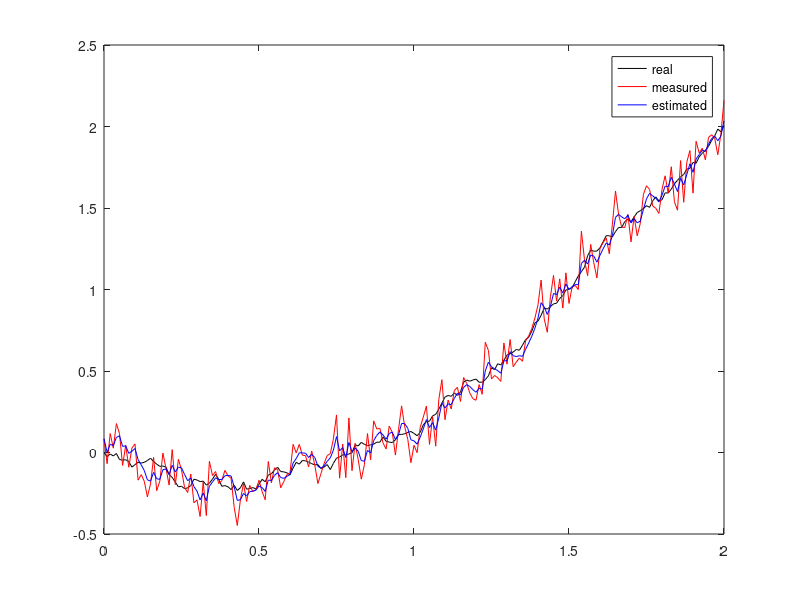

Recreate this plot in MATLAB.
clear all; clc; clf;

% Simulation Parameters
seconds=2;
dt=.01;
steps=seconds/dt;
timeline=0:dt:seconds;
% For linear systems 

% A Matrix
A=[0 1;
   0 0];
% B Matrix
B=[0 0;
   0 1];
% H (observation) Matrix
H=[1 0;
   0 0];
% Q (process error) Matrix
Q=eye(size(A))*2;
% ATTENTION:for the next part take care with the dt variable, if the noise of your process is respect to time
w=Q*randn(size(Q,2),1)*dt; % w_k~N(0,Q) (montecarlo in process) 
% R (measurements error) Matrix
R=eye(size(A))*.1;

% Initial state
x=[0;0]; 
% First covariance estimate
P=eye(size(A))*.1;

xs=x; % all states (x) of the system

%% System simulation
for i=1:steps
  u=[0;1];
  % cumulative error
  w=Q*randn(size(Q,2),1)*dt;  % w_k~N(0,Q) (montecarlo in process)
  % if we have dx=Ax+Bu then our next state is going to be  x_{k}=(I+Adt)x_{k-1}+Budt+w
  xhat=(eye(size(A))+A*dt)*x+B*u*dt+w;
  xs=[xs,xhat];
  x=xhat;
end;
%% Measurements simulation
% non cumulative error for measurement
xm=xs+R*randn(size(xs));



%% plot(timeline(:),xs(1,:),'k',...
%% 	timeline(:),xm(1,:),'r-')

%% Kalman Filter
x=xm(:,1); %% first estimated state
xk=x; %% estimated states
F=eye(size(A))+A*dt;
for i=2:steps+1
  %% Prediction Step
  %% xhat=F*x+B*u; % Predicted state estimate with discrete time
  xhat=F*x+B*u*dt; % Predicted state estimate
  Phat=F*P*F'+Q*dt; % Predicted estimate covariance
  %% Observation Step
  z=xm(:,i);
  y=z-H*xhat; % Innovation: Measurement residual
  S=H*Phat*H'+R; % Innovation: Residual Covariance
  %% Update Step
  K=Phat*H'*inv(S); % Kalman gain
  x=xhat+K*y; % Updated state estimate
  xk=[xk,x];
  P=(eye(size(A))-K*H)*Phat;
end;

plot(timeline,xs(1,:),'k',...
	timeline,xm(1,:),'r-',...
	timeline,xk(1,:),'b');
legend('real','measured','estimated');
